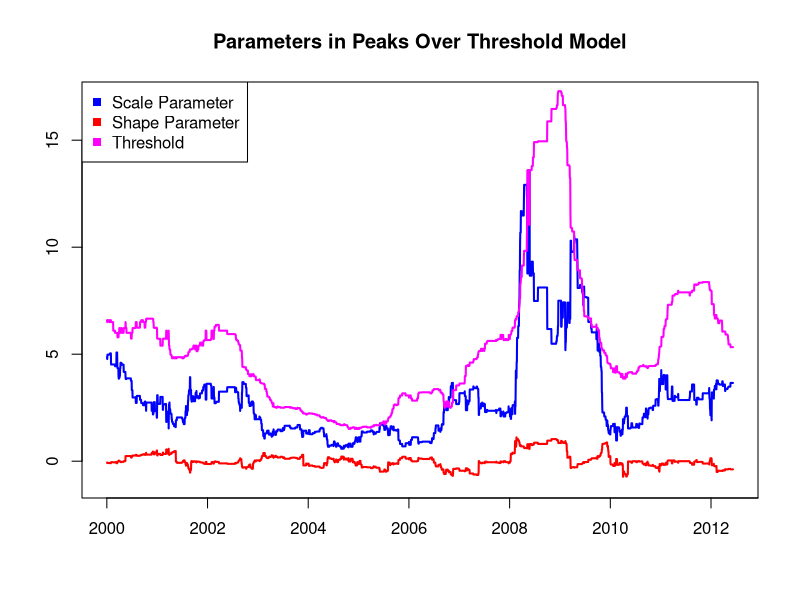

The R source for this figure:

# clear variables and close windows
rm(list = ls(all = TRUE))
graphics.off()

# load data
beta = t(read.table("beta0012_pot_Portf.dat"))
ksi  = t(read.table("ksi0012_pot_Portf.dat"))
u    = t(read.table("u0012_pot_Portf.dat"))

# Plot the shape, scale and treshold parameter.
plot(beta, type = "l", lwd = 2, col = "blue", ylim = c(-1, 17), ylab = c(""), xlab = c(""), 
    axes = FALSE)
lines(ksi, col = "red", lwd = 2)
lines(u, col = "magenta", lwd = 2)
title("Parameters in Peaks Over Threshold Model")
box()
axis(1, seq(0, length = 8, by = 500), seq(2000, 2014, by = 2))
axis(2)
legend("topleft", c("Scale Parameter", "Shape Parameter", "Threshold"), pch = c(15, 
    15, 15), col = c("blue", "red", "magenta"))
